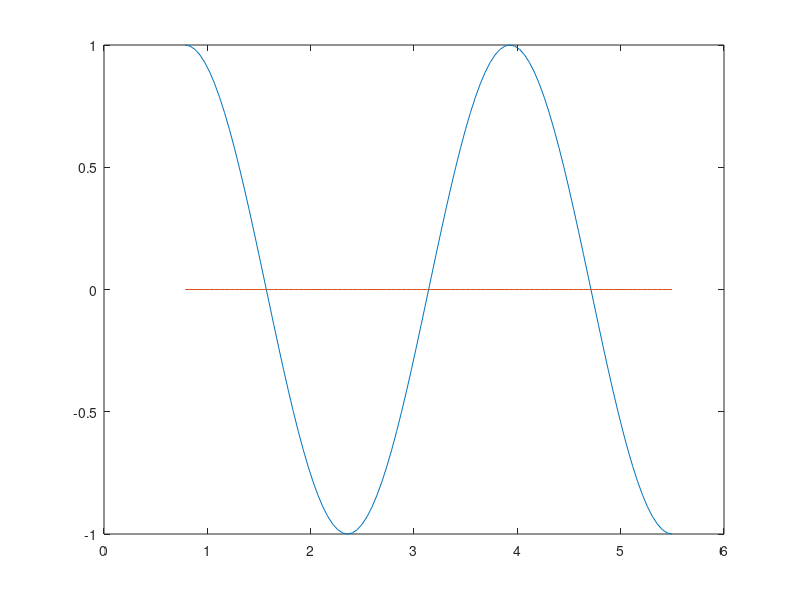

Write the MATLAB code that produced this figure. (Note: this script raises an error after producing the figure.)
% Data je funkcija f(x) = sin 2x.
f = @(x) sin(2*x);

% a) Nacrtati x-osu i grafik funkcije na intervalu [pi/4, 7pi/4]

a = pi/4;
b = 7*pi/4;
x = linspace(a,b,100);

plot(x, f(x)); hold on
% x-osa
plot(x, x*0);

% b) Proizvoljnom metodom naći i nacrtati sve nule funkcije u istom intervalu.

% vidimo da funkcija ima tri nule, proizvoljno se bira tri intervala da bi
% metodom dobili sve tri nule
[x01,~] = zeroSecant(f, 1, 2, 0.00001, 100);
[x02,~] = zeroSecant(f, 2.5, 3.9, 0.00001, 100);
[x03,~] = zeroSecant(f, 4, 5, 0.00001, 100);
plot(x01, f(x01), 'o');
plot(x02, f(x02), 'o');
plot(x03, f(x03), 'o');

disp('Resenje: ');
disp(['x1 = ', num2str(x01)]);
disp(['x2 = ', num2str(x02)]);
disp(['x3 = ', num2str(x03)]);